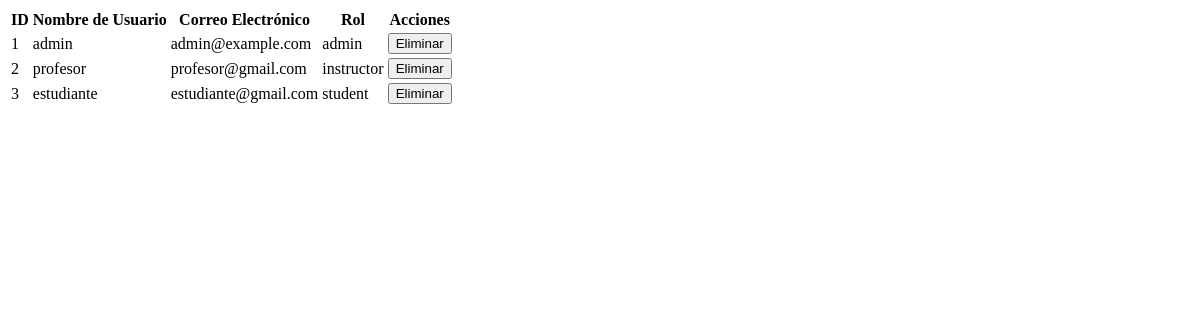
The app's page /admin/view_users (signed in), older data.
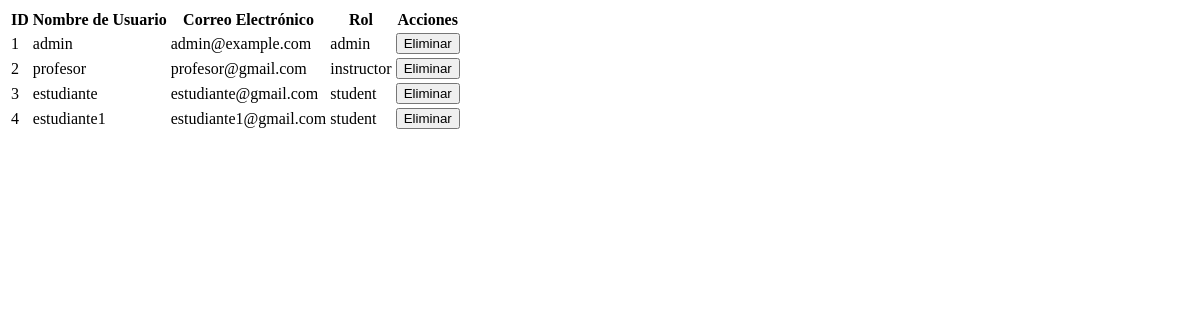
The same page, newer data.
### models.py (models this page shows, shortened)
class User(UserMixin, db.Model):
    __tablename__ = 'users'
    id = db.Column(db.Integer, primary_key=True)
    username = db.Column(db.String(150), unique=True, nullable=False)
    email = db.Column(db.String(150), unique=True, nullable=False)
    password = db.Column(db.String(150), nullable=False)
    role_id = db.Column(db.Integer, db.ForeignKey('roles.id'), nullable=False)
    role = db.relationship('Role')
    courses = db.relationship('Course', backref='instructor', cascade='all, delete-orphan')  # Cursos que enseña
    enrollments = db.relationship('CourseEnrollment', backref='student', cascade='all, delete-orphan')  # Inscripciones
    responses = db.relationship('StudentResponse', backref='student', cascade='all, delete-orphan')  # Respuestas

class Role(db.Model):
    __tablename__ = 'roles'
    id = db.Column(db.Integer, primary_key=True)
    name = db.Column(db.String(50), unique=True, nullable=False)

### app.py (the view)
@app.route('/admin/view_users', methods=['GET', 'POST'])
@login_required
@role_required('admin')
def view_users():
    users = User.query.all()
    form = DeleteUserForm()  # Formulario con CSRF
    return render_template('admin/view_users.html', users=users, form=form)

### app.py (called while the page is built)
@login_manager.user_loader
def load_user(user_id):
    return User.query.get(int(user_id))

def role_required(role):
    def decorator(f):
        @wraps(f)
        def decorated_function(*args, **kwargs):
            if not current_user.is_authenticated or current_user.role.name != role:
                abort(403)
            return f(*args, **kwargs)
        return decorated_function
    return decorator

### app/templates/admin/view_users.html
<table class="users-table">
    <thead>
        <tr>
            <th>ID</th>
            <th>Nombre de Usuario</th>
            <th>Correo Electrónico</th>
            <th>Rol</th>
            <th>Acciones</th>
        </tr>
    </thead>
    <tbody>
        {% for user in users %}
        <tr>
            <td>{{ user.id }}</td>
            <td>{{ user.username }}</td>
            <td>{{ user.email }}</td>
            <td>{{ user.role.name }}</td>
            <td>
                <form method="POST" action="{{ url_for('delete_user', user_id=user.id) }}" style="display:inline;">
                    <button type="submit" class="btn btn-danger">Eliminar</button>
                </form>
            </td>
        </tr>
        {% endfor %}
    </tbody>
</table>

Row changes from the older to the newer data that the page shows:
added User: id "4", username "estudiante1", email "estudiante1@gmail.com", role.name "student"
